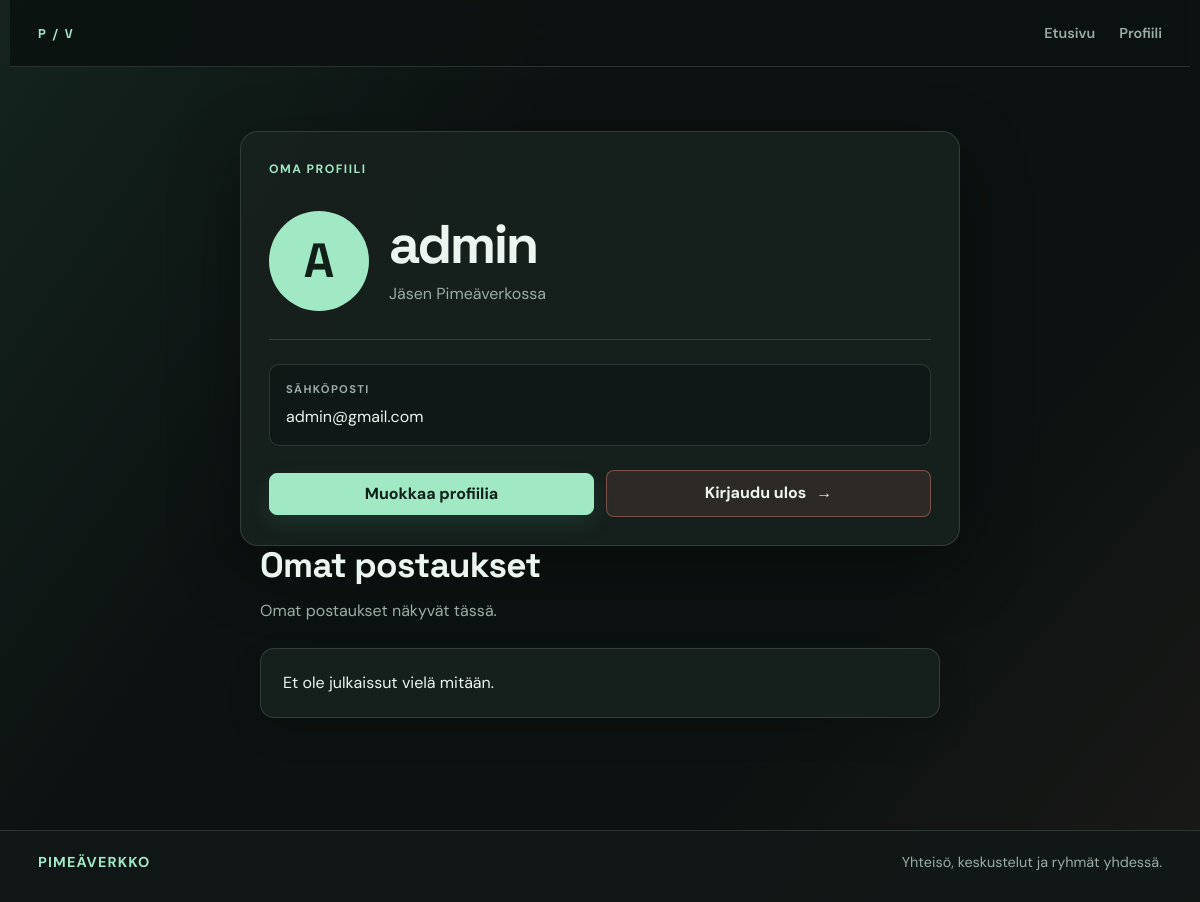
The app's page /profile.php (signed in) with its own data.
### tables this page shows
CREATE TABLE IF NOT EXISTS `user` (
  `id` int NOT NULL AUTO_INCREMENT,
  `name` varchar(128) NOT NULL,
  `email` varchar(128) NOT NULL,
  `password_hash` varchar(128) NOT NULL,
  PRIMARY KEY (`id`),
  UNIQUE KEY `email` (`email`)
);

### profile.php (the view, shortened to what this page needs)
<?php
require __DIR__ . "/include/session.php";
$user_id = (int) ($_SESSION['user_id'] ?? 0);
$result = mysqli_query($conn, "SELECT id, name, email FROM `user` WHERE id = $user_id");
$user = mysqli_fetch_assoc($result);
$post_result = mysqli_query($conn, "SELECT id, author, content, created_at FROM `posts` WHERE user_id = $user_id ORDER BY created_at DESC");
?>
<!DOCTYPE html>
<html lang="fi">
<head>
    <link rel="stylesheet" href="style.css">
</head>
<body class="profile-page-body">
    <?php
    include 'include/nav.php';
    ?>
    <main class="profile-page">
        <section class="profile-card" aria-labelledby="profile-title">
            <div class="profile-card__topline">
                <span class="profile-kicker">Oma profiili</span>
            </div>
            <div class="profile-card__identity">
                <span class="account-avatar-big" aria-hidden="true">
                    <?= htmlspecialchars(strtoupper(substr($user["name"], 0, 1))) ?>
                </span>
                <div>
                    <h1 id="profile-title"><?= htmlspecialchars($user["name"], ENT_QUOTES, 'UTF-8') ?></h1>
                    <p>Jäsen Pimeäverkossa</p>
                </div>
            </div>
            <div class="profile-detail">
                <span class="profile-detail__label">Sähköposti</span>
                <span class="profile-detail__value"><?= htmlspecialchars($user["email"], ENT_QUOTES, 'UTF-8') ?></span>
            </div>
            <div class="profile-actions">
                <a class="action-button" href="edit_profile.php?id=<?php echo (int) $user['id']; ?>">
                    Muokkaa profiilia
                </a>
                <a class="logout-button" href="logout.php">
                    Kirjaudu ulos <span aria-hidden="true">&#8594;</span>
                </a>
            </div>
        </section>
        <section class="profile-posts">
            <h2>Omat postaukset</h2>
            <p>Omat postaukset näkyvät tässä.</p>
            <?php if (mysqli_num_rows($post_result) === 0) { ?>
                <article class="profile-post">
                    <p>Et ole julkaissut vielä mitään.</p>
                </article>
            <?php } ?>
        </section>
    </main>
    <?php include 'include/footer.php'; ?>
</body>
</html>

### style.css (style rules this page uses)
:root { --ink: #edf5f1; --muted: #9aada5; --bg: #0c1211; --panel: #17211e; --panel-light: #202c28; --line: rgba(220, 241, 231, .14); --line-bright: rgba(220, 241, 231, .27); --mint: #a1e8c5; --mint-hot: #68d9a2; --coral: #ff8e82; --gold: #ffc27d; --shadow: 0 22px 70px rgba(0, 0, 0, .32); }
* { box-sizing: border-box; }
html { min-height: 100%; background: var(--bg); }
body { min-height: 100vh; margin: 0; color: var(--ink); background: linear-gradient(125deg, rgba(104, 217, 162, .09), transparent 34%), linear-gradient(310deg, rgba(255, 142, 130, .06), transparent 30%), var(--bg); font: 400 16px/1.55 'DM Sans', 'Segoe UI', sans-serif; }
body::before { position: fixed; inset: 0; z-index: -1; pointer-events: none; content: ''; opacity: .25; background-image: linear-gradient(var(--line) 1px, transparent 1px), linear-gradient(90deg, var(--line) 1px, transparent 1px); background-size: 44px 44px; mask-image: linear-gradient(to bottom, black, transparent 72%); }
.action-button { display: inline-flex; align-items: center; justify-content: center; min-height: 42px; padding: 10px 17px; color: #102019; background: var(--mint); border: 1px solid var(--mint); border-radius: 8px; box-shadow: 0 8px 22px rgba(104, 217, 162, .12); font-weight: 700; line-height: 1.2; text-decoration: none; transition: background .18s ease, border-color .18s ease, box-shadow .18s ease, transform .18s ease; }
h1, h2 { margin: 0; font-family: 'Space Grotesk', sans-serif; line-height: 1.06; }
h1 { max-width: 820px; font-size: clamp(2.8rem, 8vw, 6.2rem); letter-spacing: -.045em; }
h2 { font-size: 1.25rem; letter-spacing: -.02em; }
main { flex: 1; max-width: 1180px; margin: auto; padding: 0 28px 36px; }
.action-button { margin-top: 24px; }
.account-avatar-big { display: grid; width: 100px; height: 100px; place-items: center; color: #102019; background: var(--mint); border-radius: 50%; font-family: 'Space Grotesk', sans-serif; font-weight: 700; font-size: 3rem; }
.profile-page-body main { flex: 1; }
.profile-page { display: grid; width: min(100% - 40px, 720px); place-items: center; padding: 64px 0 80px; }
.profile-card { width: 100%; padding: 28px; background: rgba(23, 33, 30, .92); border: 1px solid var(--line); border-radius: 18px; box-shadow: var(--shadow); }
.profile-card__topline, .profile-card__identity, .profile-actions { display: flex; align-items: center; }
.profile-card__topline { justify-content: space-between; gap: 16px; margin-bottom: 32px; }
.profile-kicker, .profile-detail__label { color: var(--mint); font-size: .76rem; font-weight: 700; letter-spacing: .12em; text-transform: uppercase; }
.profile-card__identity { gap: 20px; padding-bottom: 28px; border-bottom: 1px solid var(--line); }
.profile-card__identity h1 { margin: 0 0 8px; font-size: clamp(2rem, 6vw, 3.4rem); }
.profile-card__identity p { margin: 0; color: var(--muted); }
.profile-detail { display: grid; gap: 6px; margin: 24px 0; padding: 16px; background: rgba(12, 18, 17, .48); border: 1px solid var(--line); border-radius: 10px; }
.profile-detail__label { color: var(--muted); font-size: .7rem; }
.profile-detail__value { overflow-wrap: anywhere; color: var(--ink); }
.profile-actions { gap: 12px; }
.profile-posts { width: min(100% - 40px, 720px); margin: 0 auto 32px; display: flex; flex-direction: column; gap: 16px; }
.profile-posts h2 { margin: 0; font-size: clamp(1.6rem, 4vw, 2.2rem); }
.profile-posts > p { margin: 0 0 8px; color: var(--muted); }
.profile-post { padding: 20px 22px; background: rgba(23, 33, 30, .88); border: 1px solid var(--line); border-radius: 14px; box-shadow: 0 14px 34px rgba(0, 0, 0, .12); }
.profile-post p { margin: 0; color: var(--ink); line-height: 1.75; overflow-wrap: anywhere; }
.profile-actions .action-button, .logout-button { flex: 1; justify-content: center; margin-top: 0; text-align: center; }
.logout-button { display: inline-flex; align-items: center; gap: 10px; min-height: 42px; padding: 10px 17px; color: var(--ink); background: rgba(255, 142, 130, .1); border: 1px solid rgba(255, 142, 130, .38); border-radius: 8px; font-weight: 700; text-decoration: none; transition: background .18s ease, transform .18s ease; }

### records on screen
user: name "A", name "admin", email "admin@gmail.com"
